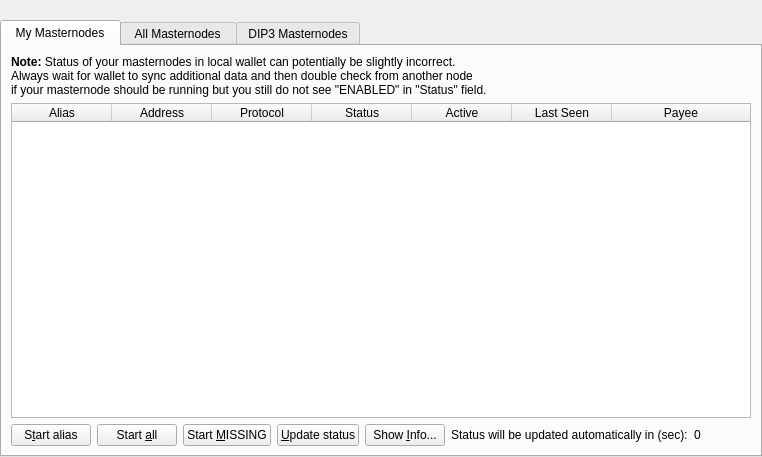
<?xml version="1.0" encoding="UTF-8"?>
<ui version="4.0">
 <class>MasternodeList</class>
 <widget class="QWidget" name="MasternodeList">
  <property name="geometry">
   <rect>
    <x>0</x>
    <y>0</y>
    <width>762</width>
    <height>457</height>
   </rect>
  </property>
  <property name="windowTitle">
   <string>Form</string>
  </property>
  <layout class="QVBoxLayout" name="topLayout">
   <property name="leftMargin">
    <number>0</number>
   </property>
   <property name="topMargin">
    <number>0</number>
   </property>
   <property name="rightMargin">
    <number>0</number>
   </property>
   <property name="bottomMargin">
    <number>0</number>
   </property>
   <item>
    <layout class="QVBoxLayout" name="verticalLayout">
     <property name="bottomMargin">
      <number>0</number>
     </property>
     <item>
      <spacer name="horizontalSpacer0">
       <property name="orientation">
        <enum>Qt::Horizontal</enum>
       </property>
       <property name="sizeHint" stdset="0">
        <size>
         <width>40</width>
         <height>20</height>
        </size>
       </property>
      </spacer>
     </item>
     <item>
      <widget class="QTabWidget" name="tabWidget">
       <property name="currentIndex">
        <number>0</number>
       </property>
       <widget class="QWidget" name="tabMyMasternodes">
        <attribute name="title">
         <string> My Masternodes </string>
        </attribute>
        <layout class="QGridLayout" name="gridLayout_2">
         <item row="0" column="0">
          <layout class="QVBoxLayout" name="verticalLayout_2">
           <property name="bottomMargin">
            <number>0</number>
           </property>
           <item>
            <layout class="QHBoxLayout" name="horizontalLayout_note">
             <property name="bottomMargin">
              <number>0</number>
             </property>
             <item>
              <widget class="QLabel" name="updateNote">
               <property name="text">
                <string>&lt;b&gt;Note: &lt;/b&gt;Status of your masternodes in local wallet can potentially be slightly incorrect.&lt;br /&gt;Always wait for wallet to sync additional data and then double check from another node&lt;br /&gt;if your masternode should be running but you still do not see &quot;ENABLED&quot; in &quot;Status&quot; field.</string>
               </property>
              </widget>
             </item>
            </layout>
           </item>
           <item>
            <widget class="QTableWidget" name="tableWidgetMyMasternodes">
             <property name="minimumSize">
              <size>
               <width>695</width>
               <height>0</height>
              </size>
             </property>
             <property name="editTriggers">
              <set>QAbstractItemView::NoEditTriggers</set>
             </property>
             <property name="alternatingRowColors">
              <bool>true</bool>
             </property>
             <property name="selectionMode">
              <enum>QAbstractItemView::SingleSelection</enum>
             </property>
             <property name="selectionBehavior">
              <enum>QAbstractItemView::SelectRows</enum>
             </property>
             <property name="sortingEnabled">
              <bool>true</bool>
             </property>
             <attribute name="horizontalHeaderStretchLastSection">
              <bool>true</bool>
             </attribute>
             <column>
              <property name="text">
               <string>Alias</string>
              </property>
             </column>
             <column>
              <property name="text">
               <string>Address</string>
              </property>
             </column>
             <column>
              <property name="text">
               <string>Protocol</string>
              </property>
             </column>
             <column>
              <property name="text">
               <string>Status</string>
              </property>
             </column>
             <column>
              <property name="text">
               <string>Active</string>
              </property>
             </column>
             <column>
              <property name="text">
               <string>Last Seen</string>
              </property>
             </column>
             <column>
              <property name="text">
               <string>Payee</string>
              </property>
             </column>
            </widget>
           </item>
           <item>
            <layout class="QHBoxLayout" name="horizontalLayout_5">
             <property name="bottomMargin">
              <number>0</number>
             </property>
             <item>
              <widget class="QPushButton" name="startButton">
               <property name="text">
                <string>S&amp;tart alias</string>
               </property>
              </widget>
             </item>
             <item>
              <widget class="QPushButton" name="startAllButton">
               <property name="text">
                <string>Start &amp;all</string>
               </property>
              </widget>
             </item>
             <item>
              <widget class="QPushButton" name="startMissingButton">
               <property name="text">
                <string>Start &amp;MISSING</string>
               </property>
              </widget>
             </item>
             <item>
              <widget class="QPushButton" name="UpdateButton">
               <property name="text">
                <string>&amp;Update status</string>
               </property>
              </widget>
             </item>
             <item>
              <widget class="QPushButton" name="QRButton">
               <property name="toolTip">
                <string>Show additional Masternode information</string>
               </property>
               <property name="text">
                <string>Show &amp;Info...</string>
               </property>
              </widget>
             </item>
             <item>
              <widget class="QLabel" name="autoupdate_label">
               <property name="text">
                <string>Status will be updated automatically in (sec):</string>
               </property>
              </widget>
             </item>
             <item>
              <widget class="QLabel" name="secondsLabel">
               <property name="text">
                <string>0</string>
               </property>
              </widget>
             </item>
             <item>
              <spacer name="horizontalSpacer_5">
               <property name="orientation">
                <enum>Qt::Horizontal</enum>
               </property>
               <property name="sizeHint" stdset="0">
                <size>
                 <width>40</width>
                 <height>20</height>
                </size>
               </property>
              </spacer>
             </item>
            </layout>
           </item>
          </layout>
         </item>
        </layout>
       </widget>
       <widget class="QWidget" name="tabAllMasternodes">
        <attribute name="title">
         <string> All Masternodes </string>
        </attribute>
        <layout class="QGridLayout" name="gridLayout">
         <item row="1" column="0" rowspan="2" colspan="2">
          <layout class="QHBoxLayout" name="horizontalLayout_3">
           <property name="bottomMargin">
            <number>0</number>
           </property>
           <item>
            <widget class="QLabel" name="label_filter">
             <property name="text">
              <string> Filter List: </string>
             </property>
            </widget>
           </item>
           <item>
            <widget class="QLineEdit" name="filterLineEdit">
             <property name="toolTip">
              <string>Filter masternode list</string>
             </property>
            </widget>
           </item>
           <item>
            <spacer name="horizontalSpacer_3">
             <property name="orientation">
              <enum>Qt::Horizontal</enum>
             </property>
             <property name="sizeHint" stdset="0">
              <size>
               <width>10</width>
               <height>20</height>
              </size>
             </property>
            </spacer>
           </item>
           <item>
            <widget class="QLabel" name="label_count">
             <property name="text">
              <string>Node Count:</string>
             </property>
            </widget>
           </item>
           <item>
            <widget class="QLabel" name="countLabel">
             <property name="text">
              <string>0</string>
             </property>
            </widget>
           </item>
          </layout>
         </item>
         <item row="3" column="0">
          <widget class="QTableWidget" name="tableWidgetMasternodes">
           <property name="editTriggers">
            <set>QAbstractItemView::NoEditTriggers</set>
           </property>
           <property name="alternatingRowColors">
            <bool>true</bool>
           </property>
           <property name="selectionBehavior">
            <enum>QAbstractItemView::SelectRows</enum>
           </property>
           <property name="selectionMode">
            <enum>QAbstractItemView::NoSelection</enum>
           </property>
           <property name="sortingEnabled">
            <bool>true</bool>
           </property>
           <attribute name="horizontalHeaderStretchLastSection">
            <bool>true</bool>
           </attribute>
           <column>
            <property name="text">
             <string>Address</string>
            </property>
           </column>
           <column>
            <property name="text">
             <string>Protocol</string>
            </property>
           </column>
           <column>
            <property name="text">
             <string>Status</string>
            </property>
           </column>
           <column>
            <property name="text">
             <string>Active</string>
            </property>
           </column>
           <column>
            <property name="text">
             <string>Last Seen</string>
            </property>
           </column>
           <column>
            <property name="text">
             <string>Payee</string>
            </property>
           </column>
          </widget>
         </item>
         <item row="0" column="0">
          <widget class="QLabel" name="legacyListNote">
           <property name="text">
            <string>&lt;html&gt;&lt;head/&gt;&lt;body&gt;&lt;p&gt;Note: This list represents the legacy and non-deterministic masternode list. It is only active as long as DIP3 has not been fully activated. After SPORK15 activation, this list will be empty.&lt;/p&gt;&lt;/body&gt;&lt;/html&gt;</string>
           </property>
           <property name="textFormat">
            <enum>Qt::AutoText</enum>
           </property>
           <property name="wordWrap">
            <bool>true</bool>
           </property>
          </widget>
         </item>
        </layout>
       </widget>
       <widget class="QWidget" name="tabDIP3Masternodes">
        <attribute name="title">
         <string>DIP3 Masternodes</string>
        </attribute>
        <layout class="QGridLayout" name="gridLayout_3">
         <item row="1" column="0">
          <layout class="QHBoxLayout" name="horizontalLayout_4">
           <property name="bottomMargin">
            <number>0</number>
           </property>
           <item>
            <widget class="QLabel" name="label_filter_2">
             <property name="text">
              <string>Filter List:</string>
             </property>
            </widget>
           </item>
           <item>
            <widget class="QLineEdit" name="filterLineEditDIP3">
             <property name="toolTip">
              <string>Filter masternode list</string>
             </property>
            </widget>
           </item>
           <item>
            <spacer name="horizontalSpacer_4">
             <property name="orientation">
              <enum>Qt::Horizontal</enum>
             </property>
             <property name="sizeHint" stdset="0">
              <size>
               <width>10</width>
               <height>20</height>
              </size>
             </property>
            </spacer>
           </item>
           <item>
            <widget class="QLabel" name="label_count_2">
             <property name="text">
              <string>Node Count:</string>
             </property>
            </widget>
           </item>
           <item>
            <widget class="QLabel" name="countLabelDIP3">
             <property name="text">
              <string>0</string>
             </property>
            </widget>
           </item>
          </layout>
         </item>
         <item row="2" column="0">
          <widget class="QTableWidget" name="tableWidgetMasternodesDIP3">
           <property name="editTriggers">
            <set>QAbstractItemView::NoEditTriggers</set>
           </property>
           <property name="alternatingRowColors">
            <bool>true</bool>
           </property>
           <property name="selectionMode">
            <enum>QAbstractItemView::SingleSelection</enum>
           </property>
           <property name="selectionBehavior">
            <enum>QAbstractItemView::SelectRows</enum>
           </property>
           <property name="sortingEnabled">
            <bool>true</bool>
           </property>
           <attribute name="horizontalHeaderStretchLastSection">
            <bool>true</bool>
           </attribute>
           <column>
            <property name="text">
             <string>Address</string>
            </property>
           </column>
           <column>
            <property name="text">
             <string>Status</string>
            </property>
           </column>
           <column>
            <property name="text">
             <string>PoSe Score</string>
            </property>
           </column>
           <column>
            <property name="text">
             <string>Registered</string>
            </property>
           </column>
           <column>
            <property name="text">
             <string>Last Paid</string>
            </property>
           </column>
           <column>
            <property name="text">
             <string>Next Payment</string>
            </property>
           </column>
           <column>
            <property name="text">
             <string>Payee</string>
            </property>
           </column>
           <column>
            <property name="text">
             <string>Operator Reward</string>
            </property>
           </column>
          </widget>
         </item>
         <item row="0" column="0">
          <widget class="QLabel" name="dip3NoteLabel">
           <property name="text">
            <string>&lt;html&gt;&lt;head/&gt;&lt;body&gt;&lt;p&gt;Note: This list is not active yet and only for informational purposes. The network is still running in compatibility mode, which means that the non-deterministic masternode list is still active. Only after SPORK15 activation, this list will become the active one. Also, the values in the payment related fields are not used at the moment, but still updated for every block. Please ignore this until SPORK15 activation.&lt;/p&gt;&lt;/body&gt;&lt;/html&gt;</string>
           </property>
           <property name="textFormat">
            <enum>Qt::AutoText</enum>
           </property>
           <property name="wordWrap">
            <bool>true</bool>
           </property>
          </widget>
         </item>
        </layout>
       </widget>
      </widget>
     </item>
    </layout>
   </item>
  </layout>
 </widget>
 <resources/>
 <connections/>
</ui>
